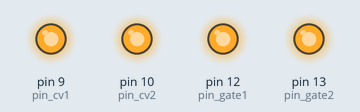
The sketch below on a simulated Arduino Uno, built with avr-gcc and run on an emulated ATmega328P. On the bench: output pins drawn as LEDs (lit = HIGH).

Above: at 0.2 s.
At 1.7 s:
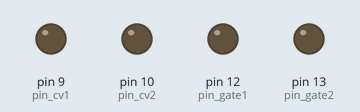
Timing chart, 0 to 3.0 s (numbered marks = the images above):
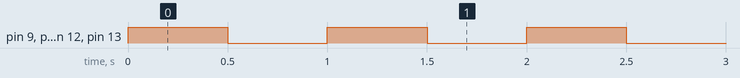

The sketch:

ribbon_pintests.ino
```cpp
const int pin_gate1 = 12;
const int pin_gate2 = 13;
const int pin_cv1 = 9;
const int pin_cv2 = 10;


void setup() {
  pinMode(pin_gate1, OUTPUT);
  pinMode(pin_gate2, OUTPUT);
  pinMode(pin_cv1, OUTPUT);
  pinMode(pin_cv2, OUTPUT);
}

void loop()
{
  digitalWrite(pin_gate1,HIGH);
  digitalWrite(pin_gate2,HIGH);
  analogWrite(pin_cv1,255);
  analogWrite(pin_cv2,255);
  delay(500);
  digitalWrite(pin_gate1,LOW);
  digitalWrite(pin_gate2,LOW);
  analogWrite(pin_cv1,0);
  analogWrite(pin_cv2,0);
  delay(500);

}
```

Measured:
- by itself, pin 9 (pin_cv1), pin 10 (pin_cv2), pin 12 (pin_gate1), pin 13 (pin_gate2): alternates HIGH for 0.50 s and LOW for 0.50 s
